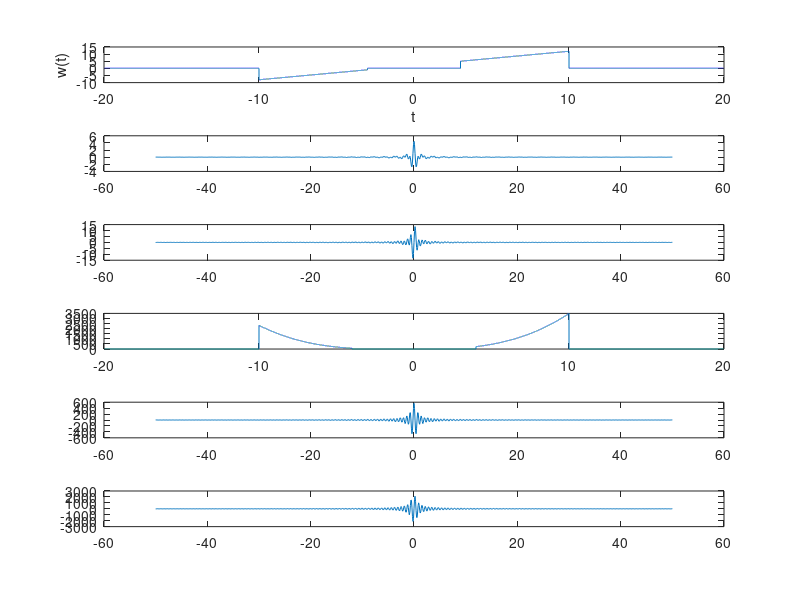

This figure's MATLAB source:
F = @(freq) (2+freq).*(abs(freq)>=3 & abs(freq)<=10);
H = @(freq) (3*(abs(freq).^2)-9).*(abs(freq)>=4 & abs(freq)<=20);
Z = @(freq) F(freq).*H(freq);
w=-20:0.001:20;
t=-50:0.1:50;
for ii=1:length(t)
    q(ii)=trapz(w,(1/(2*pi))*F(w).*exp(j*w*t(ii)));
    p(ii)=trapz(w,(1/(2*pi))*Z(w).*exp(j*w*t(ii)));

end




subplot (6,1,1)
plot(w,F(w));
xlabel ('t'); ylabel ('w(t)');

subplot (6,1,2)
plot(t,q);


subplot (6,1,3)
plot(t,imag(q));

subplot (6,1,4)
plot(w,abs(Z(w)));

subplot (6,1,5)
plot(t,real(p));

subplot (6,1,6)
plot(t,imag(p));